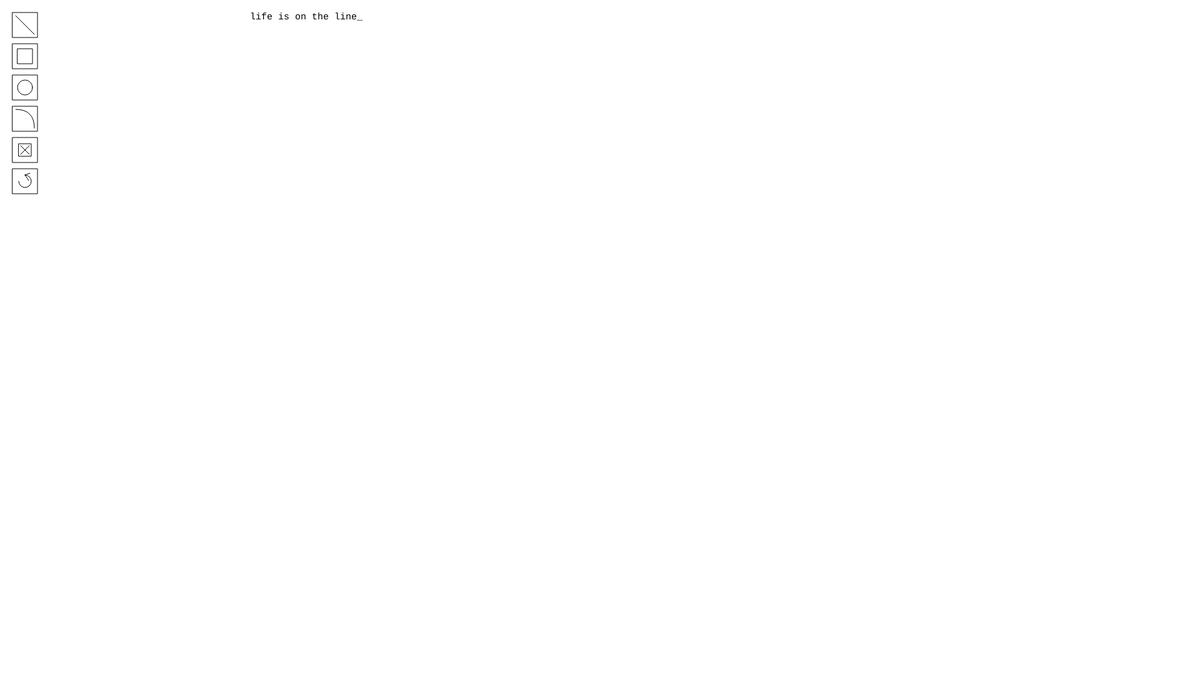
Frame 1 (no input)
Frame 60 (no input): identical to frame 1, image omitted
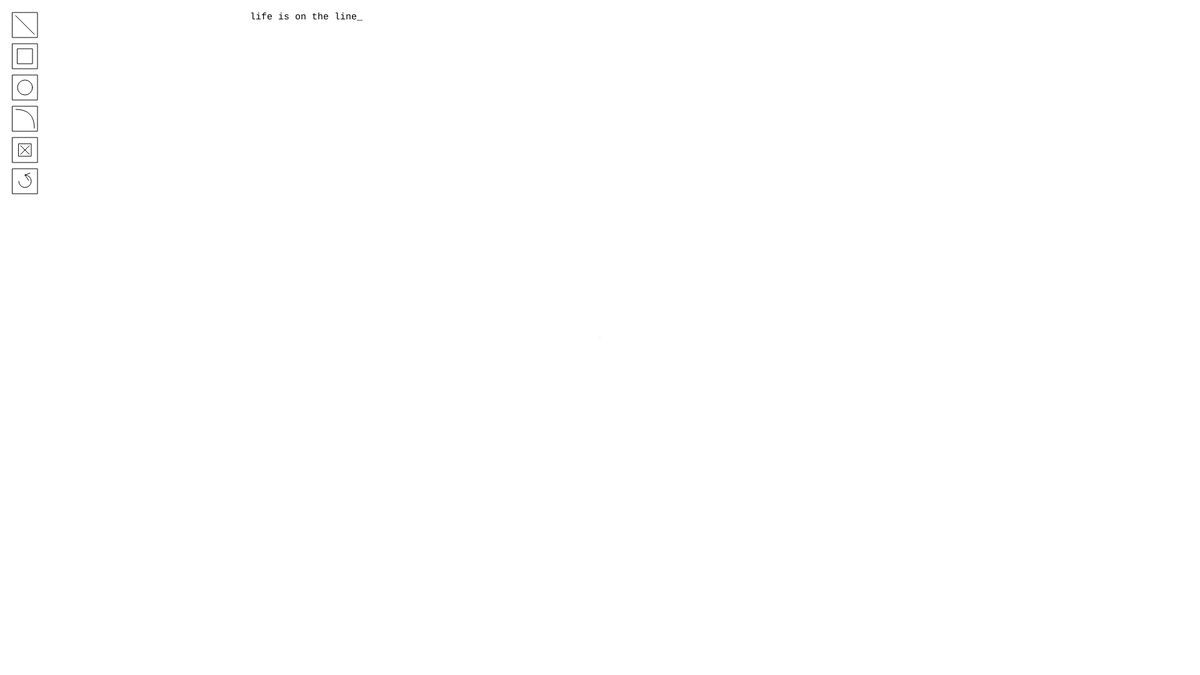
Frame 120 (the mouse pressed at the canvas centre since frame 60)

The p5.js sketch that drew these frames (run headless with seeded random() and noise() and a simulated clock; from frame 60 on, the mouse is pressed at the canvas centre):

// p5.js sketch
// ── sketch.js
let currentTool = null;
const tools = [];
let lines = [];
let rectangles = [];
let circles = [];
let curves = [];
let tempPoints = [];
let mouseTrail = [];
const TRAIL_LIFETIME = 3000;
const TRAIL_COLOR = [255, 165, 0];
let hoveredShape = null;

class Line {
  constructor(x1, y1, x2, y2) {
    this.x1 = x1;
    this.y1 = y1;
    this.x2 = x2;
    this.y2 = y2;
  }

  rotate(angle, pivotX, pivotY) {
    const rotatePoint = (x, y) => {
      const dx = x - pivotX;
      const dy = y - pivotY;
      const cos = Math.cos(angle);
      const sin = Math.sin(angle);
      return {
        x: pivotX + (dx * cos - dy * sin),
        y: pivotY + (dx * sin + dy * cos)
      };
    };
  
    const p1 = rotatePoint(this.x1, this.y1);
    const p2 = rotatePoint(this.x2, this.y2);
    this.x1 = p1.x;
    this.y1 = p1.y;
    this.x2 = p2.x;
    this.y2 = p2.y;
  }

  draw(isHovered = false) {
    stroke(isHovered ? 'red' : 0);
    line(this.x1, this.y1, this.x2, this.y2);
  }

  containsPoint(px, py) {
    const buffer = 8; 
    const lineLength = dist(this.x1, this.y1, this.x2, this.y2);
    if (lineLength === 0) return dist(px, py, this.x1, this.y1) <= buffer;
    
    const t = ((px - this.x1) * (this.x2 - this.x1) + (py - this.y1) * (this.y2 - this.y1)) / (lineLength * lineLength);
    const t_clamped = Math.max(0, Math.min(1, t));
    
    const nearestX = this.x1 + t_clamped * (this.x2 - this.x1);
    const nearestY = this.y1 + t_clamped * (this.y2 - this.y1);
    
    return dist(px, py, nearestX, nearestY) <= buffer;
  }
}

class Rectangle {
  constructor(x1, y1, x2, y2) {
    this.x = Math.min(x1, x2);
    this.y = Math.min(y1, y2);
    this.w = Math.abs(x2 - x1);
    this.h = Math.abs(y2 - y1);
  }

  draw(isHovered = false) {
    stroke(isHovered ? 'red' : 0);
    noFill();
    push();
    translate(this.x + this.w/2, this.y + this.h/2);
    rotate(this.rotation || 0);
    rect(-this.w/2, -this.h/2, this.w, this.h);
    pop();
  }

  containsPoint(px, py) {
    const buffer = 8; // Increased from 5
    if (this.rotation) {
      const cx = this.x + this.w/2;
      const cy = this.y + this.h/2;
      const cos = Math.cos(-this.rotation);
      const sin = Math.sin(-this.rotation);
      const dx = px - cx;
      const dy = py - cy;
      const rx = dx * cos - dy * sin + cx;
      const ry = dx * sin + dy * cos + cy;

      return (
        (Math.abs(rx - this.x) <= buffer || Math.abs(rx - (this.x + this.w)) <= buffer) &&
        ry >= this.y - buffer && ry <= this.y + this.h + buffer ||
        (Math.abs(ry - this.y) <= buffer || Math.abs(ry - (this.y + this.h)) <= buffer) &&
        rx >= this.x - buffer && rx <= this.x + this.w + buffer
      );
    } else {
      return (
        (px >= this.x - buffer && px <= this.x + this.w + buffer &&
         py >= this.y - buffer && py <= this.y + buffer) ||
        (px >= this.x - buffer && px <= this.x + this.w + buffer &&
         py >= this.y + this.h - buffer && py <= this.y + this.h + buffer) ||
        (px >= this.x - buffer && px <= this.x + buffer &&
         py >= this.y - buffer && py <= this.y + this.h + buffer) ||
        (px >= this.x + this.w - buffer && px <= this.x + this.w + buffer &&
         py >= this.y - buffer && py <= this.y + this.h + buffer)
      );
    }
   }

  rotate(angle, pivotX, pivotY) {
    const dx = this.x + this.w/2 - pivotX;
    const dy = this.y + this.h/2 - pivotY;
    const cos = Math.cos(angle);
    const sin = Math.sin(angle);
    
    const newCenterX = pivotX + (dx * cos - dy * sin);
    const newCenterY = pivotY + (dx * sin + dy * cos);
    
    this.x = newCenterX - this.w/2;
    this.y = newCenterY - this.h/2;
    this.rotation = (this.rotation || 0) + angle;
  }
  
}

class Circle {
  constructor(centerX, centerY, radius) {
    this.x = centerX;
    this.y = centerY;
    this.radius = radius;
  }

  draw(isHovered = false) {
    stroke(isHovered ? 'red' : 0);
    noFill();
    circle(this.x, this.y, this.radius * 2);
  }

  containsPoint(px, py) {
    const buffer = 8;
    const d = dist(px, py, this.x, this.y);
    return Math.abs(d - this.radius) <= buffer;
  }

  rotate(angle, pivotX, pivotY) {
    const dx = this.x - pivotX;
    const dy = this.y - pivotY;
    const cos = Math.cos(angle);
    const sin = Math.sin(angle);
    
    this.x = pivotX + (dx * cos - dy * sin);
    this.y = pivotY + (dx * sin + dy * cos);
  }

}

class QuadraticBezier {
  constructor(x1, y1, cx, cy, x2, y2) {
    this.x1 = x1;
    this.y1 = y1;
    this.cx = cx;
    this.cy = cy;
    this.x2 = x2;
    this.y2 = y2;
  }

  draw(isHovered = false) {
    stroke(isHovered ? 'red' : 0);
    noFill();
    beginShape();
    vertex(this.x1, this.y1);
    quadraticVertex(this.cx, this.cy, this.x2, this.y2);
    endShape();
  }

  containsPoint(px, py) {
    const steps = 100; 
    const buffer = 8;  
    if (dist(px, py, this.x1, this.y1) <= buffer ||
        dist(px, py, this.x2, this.y2) <= buffer ||
        dist(px, py, this.cx, this.cy) <= buffer) {
      return true;
    }
    
    for (let i = 0; i < steps; i++) {
      const t = i / steps;
      const x = Math.pow(1 - t, 2) * this.x1 + 2 * (1 - t) * t * this.cx + Math.pow(t, 2) * this.x2;
      const y = Math.pow(1 - t, 2) * this.y1 + 2 * (1 - t) * t * this.cy + Math.pow(t, 2) * this.y2;
      if (dist(px, py, x, y) <= buffer) {
        return true;
      }
    }
    return false;
  }

  rotate(angle, pivotX, pivotY) {
    const rotatePoint = (x, y) => {
      const dx = x - pivotX;
      const dy = y - pivotY;
      const cos = Math.cos(angle);
      const sin = Math.sin(angle);
      return {
        x: pivotX + (dx * cos - dy * sin),
        y: pivotY + (dx * sin + dy * cos)
      };
    };
  
    const p1 = rotatePoint(this.x1, this.y1);
    const p2 = rotatePoint(this.x2, this.y2);
    const pc = rotatePoint(this.cx, this.cy);
    
    this.x1 = p1.x;
    this.y1 = p1.y;
    this.x2 = p2.x;
    this.y2 = p2.y;
    this.cx = pc.x;
    this.cy = pc.y;
  }

}

class Tool {
  constructor(name, icon, x, y) {
    this.name = name;
    this.icon = icon;
    this.x = x;
    this.y = y;
    this.size = 40;
    tools.push(this);
  }

  draw() {
    stroke(0);
    fill(this === currentTool ? '#ADD8E6' : '#FFFFFF');
    rect(this.x, this.y, this.size, this.size);
    push();
    translate(this.x + this.size/2, this.y + this.size/2);
    this.drawIcon();
    pop();
  }

  drawIcon() {
  }

  isClicked(px, py) {
    return px > this.x && px < this.x + this.size &&
           py > this.y && py < this.y + this.size;
  }
}

class LineTool extends Tool {
  drawIcon() {
    stroke(0);
    line(-15, -15, 15, 15);
  }

  handlePress(x, y) {
    if (x < 80) return;
    
    if (!tempPoints.length) {
      tempPoints.push({ x, y });
    } else {
      lines.push(new Line(tempPoints[0].x, tempPoints[0].y, x, y));
      tempPoints = [];
    }
  }

  drawPreview() {
    if (tempPoints.length === 1) {
      stroke(0, 0, 0, 128);
      line(tempPoints[0].x, tempPoints[0].y, mouseX, mouseY);
    }
  }
}

class RectangleTool extends Tool {
  drawIcon() {
    stroke(0);
    noFill();
    rect(-12, -12, 24, 24);
  }

  handlePress(x, y) {
    if (x < 80) return;
    
    if (!tempPoints.length) {
      tempPoints.push({ x, y });
    } else {
      rectangles.push(new Rectangle(tempPoints[0].x, tempPoints[0].y, x, y));
      tempPoints = [];
    }
  }

  drawPreview() {
    if (tempPoints.length === 1) {
      stroke(0, 0, 0, 128);
      noFill();
      const previewRect = new Rectangle(tempPoints[0].x, tempPoints[0].y, mouseX, mouseY);
      previewRect.draw();
    }
  }
}

class CircleTool extends Tool {
  drawIcon() {
    stroke(0);
    noFill();
    circle(0, 0, 24);
  }

  handlePress(x, y) {
    if (x < 80) return;
    
    if (!tempPoints.length) {
      tempPoints.push({ x, y });
    } else {
      const radius = dist(tempPoints[0].x, tempPoints[0].y, x, y);
      circles.push(new Circle(tempPoints[0].x, tempPoints[0].y, radius));
      tempPoints = [];
    }
  }

  drawPreview() {
    if (tempPoints.length === 1) {
      stroke(0, 0, 0, 128);
      noFill();
      const radius = dist(tempPoints[0].x, tempPoints[0].y, mouseX, mouseY);
      circle(tempPoints[0].x, tempPoints[0].y, radius * 2);
    }
  }
}

class BezierTool extends Tool {
  drawIcon() {
    stroke(0);
    noFill();
    beginShape();
    vertex(-15, -15);
    quadraticVertex(15, -15, 15, 15);
    endShape();
  }

  handlePress(x, y) {
    if (x < 80) return;
    
    tempPoints.push({ x, y });
    
    if (tempPoints.length === 3) {
      curves.push(new QuadraticBezier(
        tempPoints[0].x, tempPoints[0].y,
        tempPoints[1].x, tempPoints[1].y,
        tempPoints[2].x, tempPoints[2].y
      ));
      tempPoints = [];
    }
  }

  drawPreview() {
    if (tempPoints.length > 0) {
      stroke(0, 0, 0, 128);
      noFill();
      
      fill(0, 0, 0, 128);
      for (let point of tempPoints) {
        circle(point.x, point.y, 5);
      }
      
      noFill();
      if (tempPoints.length === 1) {
        line(tempPoints[0].x, tempPoints[0].y, mouseX, mouseY);
      } else if (tempPoints.length === 2) {
        beginShape();
        vertex(tempPoints[0].x, tempPoints[0].y);
        quadraticVertex(tempPoints[1].x, tempPoints[1].y, mouseX, mouseY);
        endShape();
      }
    }
  }
}

class EraserTool extends Tool {
  drawIcon() {
    stroke(0);
    fill(255);
    rect(-10, -10, 20, 20);
    line(-7, -7, 7, 7);
    line(-7, 7, 7, -7);
  }

  handlePress(x, y) {
    if (hoveredShape) {
      const shapes = [lines, rectangles, circles, curves];
      const arrays = shapes.map(arr => arr.filter(shape => shape !== hoveredShape));
      [lines, rectangles, circles, curves] = arrays;
      hoveredShape = null;
    }
  }

  drawPreview() {
  }
}

class RotationTool extends Tool {
  constructor(name, icon, x, y) {
    super(name, icon, x, y);
    this.selectedShape = null;
    this.pivotSet = false;
    this.pivotX = 0;
    this.pivotY = 0;
    this.startAngle = 0;
  }

  drawIcon() {
    stroke(0);
    noFill();
    arc(0, 0, 20, 20, -PI/2, PI);
    line(0, -10, 8, -13);
    line(0, -10, 6, -1);
  }

  handlePress(x, y) {
    if (x < 80) return;

    if (!this.selectedShape) {
      for (let shape of [...lines, ...rectangles, ...circles, ...curves]) {
        if (shape.containsPoint(x, y)) {
          this.selectedShape = shape;
          break;
        }
      }
    } else if (!this.pivotSet) {
      this.pivotX = x;
      this.pivotY = y;
      this.pivotSet = true;
      this.startAngle = Math.atan2(mouseY - this.pivotY, mouseX - this.pivotX);
    } else {
      this.selectedShape = null;
      this.pivotSet = false;
    }
  }

  drawPreview() {
    if (!this.selectedShape) {
      let allShapes = [...lines, ...rectangles, ...circles, ...curves];
      for (let shape of allShapes) {
        if (shape.containsPoint(mouseX, mouseY)) {
          stroke(255, 165, 0); 
          shape.draw(true);
          break;
        }
      }
    } else {
      stroke(0, 255, 0);
      this.selectedShape.draw(true);
      
      if (this.pivotSet) {
        stroke(255, 0, 0);
        fill(255, 0, 0);
        circle(this.pivotX, this.pivotY, 8);
      } else {
        stroke(255, 0, 0, 128);
        noFill();
        circle(mouseX, mouseY, 8);
      }
    }
  }
}
function updateMouseTrail() {
  const currentTime = Date.now();
  
  if (mouseX > 80 && mouseX < width && mouseY > 0 && mouseY < height) {
    mouseTrail.push({
      x: mouseX,
      y: mouseY,
      timestamp: currentTime
    });
  }
  
  mouseTrail = mouseTrail.filter(point => 
    currentTime - point.timestamp < TRAIL_LIFETIME
  );
}

function drawMouseTrail() {
  const currentTime = Date.now();
  
  noFill();
  
  beginShape();
  for (let i = 0; i < mouseTrail.length; i++) {
    const point = mouseTrail[i];
    const age = currentTime - point.timestamp;
    const alpha = map(age, 0, TRAIL_LIFETIME, 255, 0);
    
    stroke(TRAIL_COLOR[0], TRAIL_COLOR[1], TRAIL_COLOR[2], alpha);
    if (i === 0) {
      vertex(point.x, point.y);
    } else {
      const prev = mouseTrail[i - 1];
      if (dist(point.x, point.y, prev.x, prev.y) < 50) {
        vertex(point.x, point.y);
      } else {
        endShape();
        beginShape();
        vertex(point.x, point.y);
      }
    }
  }
  endShape();
}
function setup() {
  createCanvas(1920, 1080);
  textFont('monospace');
  new LineTool('line', null, 20, 20);
  new RectangleTool('rectangle', null, 20, 70);
  new CircleTool('circle', null, 20, 120);
  new BezierTool('bezier', null, 20, 170);
  new EraserTool('eraser', null, 20, 220);
  new RotationTool('rotation', null, 20, 270);
}

function draw() {
  background(255);
  
  updateMouseTrail();
  
  fill(255);
  noStroke();
  rect(0, 0, 80, height);
  
  drawMouseTrail();
  
  fill(0);
  noStroke();
  textSize(15);
  textAlign(LEFT, TOP);
  text('life is on the line_', 400, 20);
  
  hoveredShape = null;
  if (currentTool instanceof EraserTool && mouseX > 80) {
    for (let shape of [...lines, ...rectangles, ...circles, ...curves]) {
      if (shape.containsPoint(mouseX, mouseY)) {
        hoveredShape = shape;
        break;
      }
    }
  }
  
  for (let tool of tools) {
    tool.draw();
  }
  
  for (let l of lines) {
    l.draw(l === hoveredShape);
  }
  
  for (let r of rectangles) {
    r.draw(r === hoveredShape);
  }
  
  for (let c of circles) {
    c.draw(c === hoveredShape);
  }
  
  for (let curve of curves) {
    curve.draw(curve === hoveredShape);
  }
  
  if (currentTool && tempPoints.length > 0) {
    currentTool.drawPreview();
  }
}

function mousePressed() {
  for (let tool of tools) {
    if (tool.isClicked(mouseX, mouseY)) {
      if (currentTool === tool) {
        currentTool = null;
      } else {
        currentTool = tool;
        tempPoints = [];
      }
      return;
    }
  }
  
  if (currentTool) {
    currentTool.handlePress(mouseX, mouseY);
  }
}

function mouseDragged() {
  if (currentTool instanceof RotationTool && currentTool.selectedShape && currentTool.pivotSet) {
    const currentAngle = Math.atan2(mouseY - currentTool.pivotY, mouseX - currentTool.pivotX);
    const rotationAngle = currentAngle - currentTool.startAngle;
    currentTool.selectedShape.rotate(rotationAngle, currentTool.pivotX, currentTool.pivotY);
    currentTool.startAngle = currentAngle;
  }
}

function mouseReleased() {
  if (currentTool) {
  }
}
